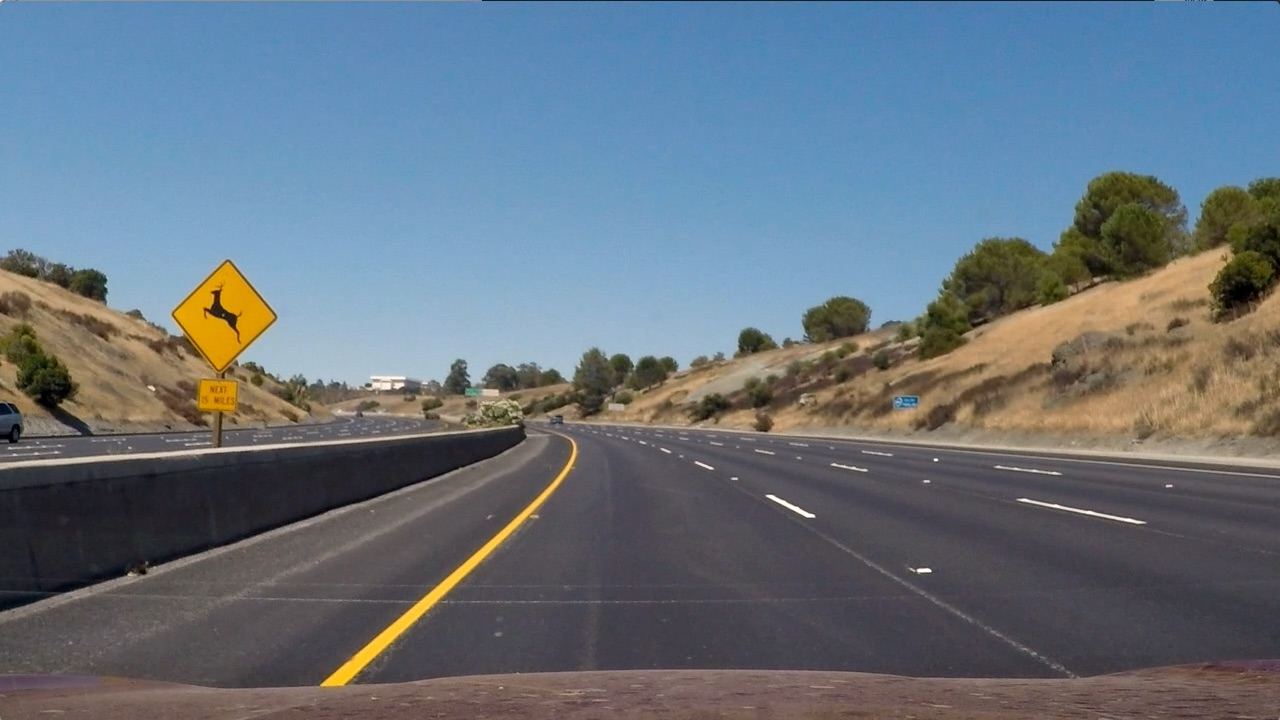
#> input picture cv/src/resources/curve_1.jpg, 1280 x 720 px
$ python second_order_lane_recognizer.py   (older library calls are emulated)
#> lines starting #> are read from the running program, lines starting #| are printed output that depends on the picture; after the words box and inside, x2 and y2 are one past the last pixel; in counts of white or black regions, pixels touching at a corner belong together
### cv/src/image_preprocessor.py
import matplotlib.pyplot as plt

from image_warper import *


class ImagePreprocessor(object):
    """
    This aims at recognizing curved lanes;
    """
    DEFAULT_DESTINATION_SIZE = (1280, 720)
    DEFAULT_SOURCE_ROI = np.float32([(0.43, 0.65), (0.58, 0.65), (0.1, 1), (1, 1)])
    DEFAULT_DESTINATION_ROI = np.float32([(0, 0), (1, 0), (0, 1), (1, 1)])

    DEFAULT_GRADIENT_THRESHOLD = (15, 255)
    DEFAULT_SATURATION_THRESHOLD = (100, 255)

    def __init__(self,
                 gradient_threshold=DEFAULT_GRADIENT_THRESHOLD,
                 saturation_threshold=DEFAULT_SATURATION_THRESHOLD):
        self.gradient_threshold = gradient_threshold
        self.saturation_threshold = saturation_threshold

    def process(self, img):
        # May require undistorting the image
        hls_channels: list = ImagePreprocessor.convert_to_hls(img)
        sobel = ImagePreprocessor.sobel_edge_detection(hls_channels[1])
        sobel_x_binary = self.apply_gradient_threshold(sobel)
        saturation_binary = self.apply_saturation_gradient(hls_channels[2])
        combined_binary = self.combine_binaries(sobel_x_binary, saturation_binary)

        return combined_binary
        # [5 lines of commented-out code are left out]

    @classmethod
    def convert_to_hls(cls, img):
        hls_img = cv2.cvtColor(img, cv2.COLOR_RGB2HLS)
        h_channel = hls_img[:, :, 0]
        l_channel = hls_img[:, :, 1]
        s_channel = hls_img[:, :, 2]
        return [h_channel, l_channel, s_channel]

    @classmethod
    def sobel_edge_detection(cls, lightness):
        """
        Getting the edges based on Sobel,
        assumption: Lightness does differ from road to lane/non road
        """
        ddepth_datatype = cv2.CV_64F  # Allows to detect both edges, alternatively use cv2.CV8U
        sobel_x_derivative = cv2.Sobel(lightness, ddepth_datatype, 1, 1)
        absolute_sobel_x = np.absolute(sobel_x_derivative)
        return np.uint8(255 * absolute_sobel_x / np.max(absolute_sobel_x))

    def apply_gradient_threshold(self, data):
        """
        Convert Sobel scaled derivative into binary image
        """
        gradient_binary = np.zeros_like(data)
        gradient_binary[(data >= self.gradient_threshold[0]) & (data <= self.gradient_threshold[1])] = 1
        return gradient_binary

    def apply_saturation_gradient(self, data):
        """
        If the road is dark, it will have low saturation
        TODO: Will we drive on light brown stones? then this assumption sucks
        """
        saturation_binary = np.zeros_like(data)
        saturation_binary[(data >= self.saturation_threshold[0]) & (data <= self.saturation_threshold[1])] = 1
        return saturation_binary

    def combine_binaries(self, binary_one, binary_two):
        """
        Combines two binaries by OR operator
        TODO: in general, this np.zeros_like is stupid, i guess we can do this directly
        """
        combined_binary = np.zeros_like(binary_one)
        combined_binary[(binary_one == 1) | (binary_two == 1)] = 1
        return combined_binary

    # [7 lines left out: function plot_warp_result, not called in this run]

# img = cv2.imread('resources/curve_1.jpg')
# CurvedLaneRecognizer().process(img)

### cv/src/image_warper.py
import numpy as np
import cv2

class ImageWarper(object):
    """
    Warps binary image into bird-view
    """
    DEFAULT_DESTINATION_SIZE = (1280, 720)
    DEFAULT_SOURCE_ROI = np.float32([(0.43, 0.65), (0.58, 0.65), (0.1, 1), (1, 1)])
    DEFAULT_DESTINATION_ROI = np.float32([(0, 0), (1, 0), (0, 1), (1, 1)])

    @classmethod
    def warp(cls, img,
                              destination_size=DEFAULT_DESTINATION_SIZE,
                              source_roi_proportion=DEFAULT_SOURCE_ROI,
                              destination_roi_proportion=DEFAULT_DESTINATION_ROI
                              ):
        """
        Warps an image according to the specified ROIs (if any)
        :param img: Binary image to be processed
        :param destination_size: size of output image
        :param source_roi_proportion
        :param destination_roi_proportion
        :return: warped image
        """
        source_size = np.float32([(img.shape[1], img.shape[0])])
        source_roi = source_roi_proportion * source_size
        destination_roi = destination_roi_proportion * np.float32(destination_size)
        transformation_matrix = cv2.getPerspectiveTransform(source_roi, destination_roi)
        return cv2.warpPerspective(img, transformation_matrix, destination_size)

### cv/src/lane_recognizer.py
from typing import List

import cv2
import numpy as np


class LaneRecognizer(object):
    DEBUG = False

    DEFAULT_METERS_PER_PIXEL_X = 3.7 / 720
    DEFAULT_METERS_PER_PIXEL_Y = 30.5 / 720

    def __init__(self,
                 meters_per_pixel_x=DEFAULT_METERS_PER_PIXEL_X,
                 meters_per_pixel_y=DEFAULT_METERS_PER_PIXEL_Y
                 ):
        self.left = [[], [], []]
        self.right = [[], [], []]

        self.right_fitted_curve: List[float] = [0.0]
        self.left_fitted_curve: List[float] = [0.0]

        self.meters_per_pixel_x = meters_per_pixel_x
        self.meters_per_pixel_y = meters_per_pixel_y

    def sliding_window(self, img, n_windows=9, window_margin=150,
                       minpix=1, draw_windows=True):
        image_height = img.shape[0]
        image_width = img.shape[1]

        left_fit = np.empty(3)
        right_fit = np.empty(3)
        out_img = np.dstack((img, img, img)) * 255

        # Find starting points
        histogram = self.calculate_histogram(img)
        img_middle = int(histogram.shape[0] / 2)
        left_starting_point = np.argmax(histogram[:img_middle])
        right_starting_point = np.argmax(histogram[img_middle:]) + img_middle

        # Set height of windows
        window_height = np.int(image_height / n_windows)

        # Identify x and y positions of nonzero pixels
        nonzero = img.nonzero()
        nonzero_y_pixels = np.array(nonzero[0])
        nonzero_x_pixels = np.array(nonzero[1])

        # TODO: set values directly?
        current_left_x_position = left_starting_point
        current_right_x_position = right_starting_point

        left_lane_pixels = []
        right_lane_pixels = []

        for window in range(n_windows):
            window_y_lower_boundry = image_height - (window + 1) * window_height
            window_y_upper_boundry = image_height - window * window_height
            window_x_left_lower = current_left_x_position - window_margin
            window_x_left_upper = current_left_x_position + window_margin
            window_x_right_lower = current_right_x_position - window_margin
            window_x_right_upper = current_right_x_position + window_margin

            if LaneRecognizer.DEBUG:
                cv2.rectangle(out_img, (window_x_left_lower, window_y_lower_boundry),
                              (window_x_left_upper, window_y_upper_boundry), (100, 225, 225), 3)
                cv2.rectangle(out_img, (window_x_right_lower, window_y_lower_boundry),
                              (window_x_right_upper, window_y_upper_boundry), (100, 225, 225), 3)

            # get nonzero areas within window
            non_zero_pixels_left = ((nonzero_y_pixels >= window_y_lower_boundry) &
                                    (nonzero_y_pixels < window_y_upper_boundry) &
                                    (nonzero_x_pixels >= window_x_left_lower) &
                                    (nonzero_x_pixels < window_x_left_upper)
                                    ).nonzero()[0]
            non_zero_pixels_right = ((nonzero_y_pixels >= window_y_lower_boundry) &
                                     (nonzero_y_pixels < window_y_upper_boundry) &
                                     (nonzero_x_pixels >= window_x_right_lower) &
                                     (nonzero_x_pixels < window_x_right_upper)
                                     ).nonzero()[0]

            left_lane_pixels.append(non_zero_pixels_left)
            right_lane_pixels.append(non_zero_pixels_right)

            # Recenter next window
            # TODO: Mean is probably not the way to go here
            if len(non_zero_pixels_left) > minpix:
                current_left_x_position = np.int(np.mean(nonzero_x_pixels[non_zero_pixels_left]))
            if len(non_zero_pixels_right) > minpix:
                current_right_x_position = np.int(np.mean(nonzero_x_pixels[non_zero_pixels_right]))

        left_lane_pixels = np.concatenate(left_lane_pixels)
        right_lane_pixels = np.concatenate(right_lane_pixels)

        # Extract pixel positions
        left_x_lane_pixels = nonzero_x_pixels[left_lane_pixels]
        left_y_lane_pixels = nonzero_y_pixels[left_lane_pixels]
        right_x_lane_pixels = nonzero_x_pixels[right_lane_pixels]
        right_y_lane_pixels = nonzero_y_pixels[right_lane_pixels]

        # Fit second order polinomial
        left_fit = np.polyfit(left_y_lane_pixels, left_x_lane_pixels, 2)
        right_fit = np.polyfit(right_y_lane_pixels, right_x_lane_pixels, 2)

        # TODO: Maybe do a mean over past 10 polynomials, otherwise remove block
        self.left[0].append(left_fit[0])
        self.left[1].append(left_fit[1])
        self.left[2].append(left_fit[2])

        self.right[0].append(right_fit[0])
        self.right[1].append(right_fit[1])
        self.right[2].append(right_fit[2])

        # Generate x and y values for plotting
        ploty = np.linspace(0, image_height - 1, image_height)
        self.left_fitted_curve = left_fit[0] * ploty ** 2 + left_fit[1] * ploty + left_fit[2]
        self.right_fitted_curve = right_fit[0] * ploty ** 2 + right_fit[1] * ploty + right_fit[2]

        if LaneRecognizer.DEBUG:
            out_img[nonzero_y_pixels[left_lane_pixels], nonzero_x_pixels[left_lane_pixels]] = [255, 0, 100]
            out_img[nonzero_y_pixels[right_lane_pixels], nonzero_x_pixels[right_lane_pixels]] = [0, 0, 255]

        if LaneRecognizer.DEBUG:
            cv2.imshow("out", out_img)
            cv2.waitKey(0)

    def calculate_histogram(self, img):
        lower_half_img = img[img.shape[0] // 2:, :]
        return np.sum(lower_half_img, axis=0)

    def fit_polynom_to_lane(self, starting_poinnt):
        pass

    def fit_curve_worldspace(self, img):
        img_height: int = img.shape[0]
        lowest_y_pixel: float = img_height - 1  # "closest y pixel of curve to current position"
        curve_pixels_y: np.ndarray = np.linspace(0, lowest_y_pixel, img_height)

        # Fit polynomial in wolrld space
        left_fit_curve = np.polyfit(curve_pixels_y * self.meters_per_pixel_y,
                                    self.left_fitted_curve * self.meters_per_pixel_x,
                                    2)
        right_fit_curve = np.polyfit(curve_pixels_y * self.meters_per_pixel_y,
                                     self.right_fitted_curve * self.meters_per_pixel_x,
                                     2)

        # Calculate radii
        left_curve_radius = ((1 + (2 * left_fit_curve[0] * lowest_y_pixel * self.meters_per_pixel_y + left_fit_curve[
            1]) ** 2) ** 1.5) / np.absolute((2 * left_fit_curve[0]))
        right_fit_radius = ((1 + (2 * right_fit_curve[0] * lowest_y_pixel * self.meters_per_pixel_y + right_fit_curve[
            1]) ** 2) ** 1.5) / np.absolute((2 * right_fit_curve[0]))

        #  get center
        car_position = img.shape[1] / 2  # car assumed to be in the middle of image
        l_fit_x_int = left_fit_curve[0] * img.shape[0] ** 2 + left_fit_curve[1] * img.shape[0] + left_fit_curve[2]
        r_fit_x_int = right_fit_curve[0] * img.shape[0] ** 2 + right_fit_curve[1] * img.shape[0] + right_fit_curve[2]
        lane_center = (r_fit_x_int + l_fit_x_int) / 2
        center = (car_position - lane_center) * self.meters_per_pixel_x / 10
        return (left_curve_radius, right_fit_radius, center)

    def draw_lanes(self, img):
        ploty = np.linspace(0, img.shape[0] - 1, img.shape[0])
        color_img = np.zeros_like(img)

        left = np.array([np.transpose(np.vstack([self.left_fitted_curve, ploty]))])
        right = np.array([np.flipud(np.transpose(np.vstack([self.right_fitted_curve, ploty])))])
        points = np.hstack((left, right))

        cv2.fillPoly(color_img, np.int_(points), (0, 200, 255))
        inv_perspective = self.inv_perspective_warp(color_img)
        inv_perspective = cv2.addWeighted(img, 1, inv_perspective, 0.7, 0)
        return inv_perspective

    # TODO: DOES NOT BELONG HERE
    def inv_perspective_warp(self, img,
                             dst_size=(1280, 720),
                             src=np.float32([(0, 0), (1, 0), (0, 1), (1, 1)]),
                             dst=np.float32([(0.43, 0.65), (0.58, 0.65), (0.1, 1), (1, 1)])):
        img_size = np.float32([(img.shape[1], img.shape[0])])
        src = src * img_size
        # For destination points, I'm arbitrarily choosing some points to be
        # a nice fit for displaying our warped result
        # again, not exact, but close enough for our purposes
        dst = dst * np.float32(dst_size)
        # Given src and dst points, calculate the perspective transform matrix
        M = cv2.getPerspectiveTransform(src, dst)
        # Warp the image using OpenCV warpPerspective()
        warped = cv2.warpPerspective(img, M, dst_size)
        return warped

### cv/src/second_order_lane_recognizer.py
import time

import cv2
import matplotlib.pyplot as plt
import numpy as np

from image_preprocessor import ImagePreprocessor
from image_warper import ImageWarper
from lane_recognizer import LaneRecognizer


class SecondOrderLaneRecognizer(object):

    def __init__(self):
        self.image_preprocessor: ImagePreprocessor = ImagePreprocessor()
        self.image_warper: ImageWarper = ImageWarper()
        self.lane_recognizer: LaneRecognizer = LaneRecognizer()
        self.img = None

    def process(self, img):
        start_time = time.time()
        edges_image = self.image_preprocessor.process(img)
        warped_image = self.image_warper.warp(edges_image)
        self.lane_recognizer.sliding_window(warped_image)
        self.img = img
        print("Image processed in ", time.time() - start_time, "s")
        return self

    def get_curve_radius(self):
        return self.lane_recognizer.fit_curve_worldspace(self.img)

    def visualize_lane(self):
        lanes = self.lane_recognizer.draw_lanes(self.img)
        curverad = self.get_curve_radius()
        lane_curve = np.mean([curverad[0], curverad[1]])

        font = cv2.FONT_HERSHEY_SIMPLEX
        fontColor = (0, 0, 0)
        fontSize = 0.5
        cv2.putText(lanes, 'Lane Curvature: {:.0f} m'.format(lane_curve), (570, 620), font, fontSize, fontColor, 2)
        cv2.putText(lanes, 'Vehicle offset: {:.4f} m'.format(curverad[2]), (570, 650), font, fontSize, fontColor, 2)
        return lanes


# Simplistic approach for testing
if __name__ == "__main__":
    mode = "picture"

    if mode == "picture":
        img = cv2.imread('resources/curve_1.jpg')
#> img is the input picture: shape (720, 1280, 3); mean B, G, R 125.5, 114.6, 102.8
        # img = cv2.imread('resources/road_with_fixes.jpg')
        # img = cv2.imread('resources/light_curve_2.jpg')
        secondOrderLaneRecognizer = SecondOrderLaneRecognizer().process(img)
#> in convert_to_hls, `s_channel = hls_img[:, :, 2]`:
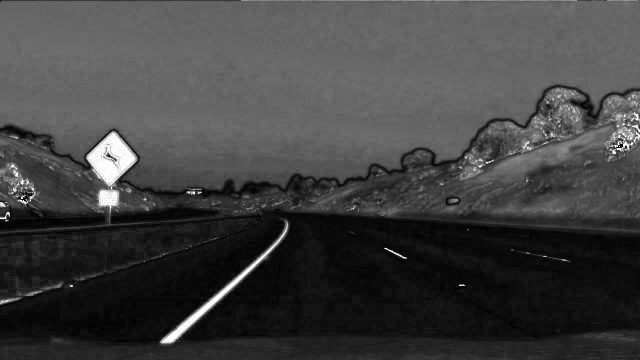
#> s_channel: shape (720, 1280) (shown at 1/2 size); min 0, max 255, mean 64.8
#> in process, `hls_channels: list = ImagePreprocessor.convert_to_hls(img)`: hls_channels = 3 items
#> in process, `sobel_x_binary = self.apply_gradient_threshold(sobel)`:
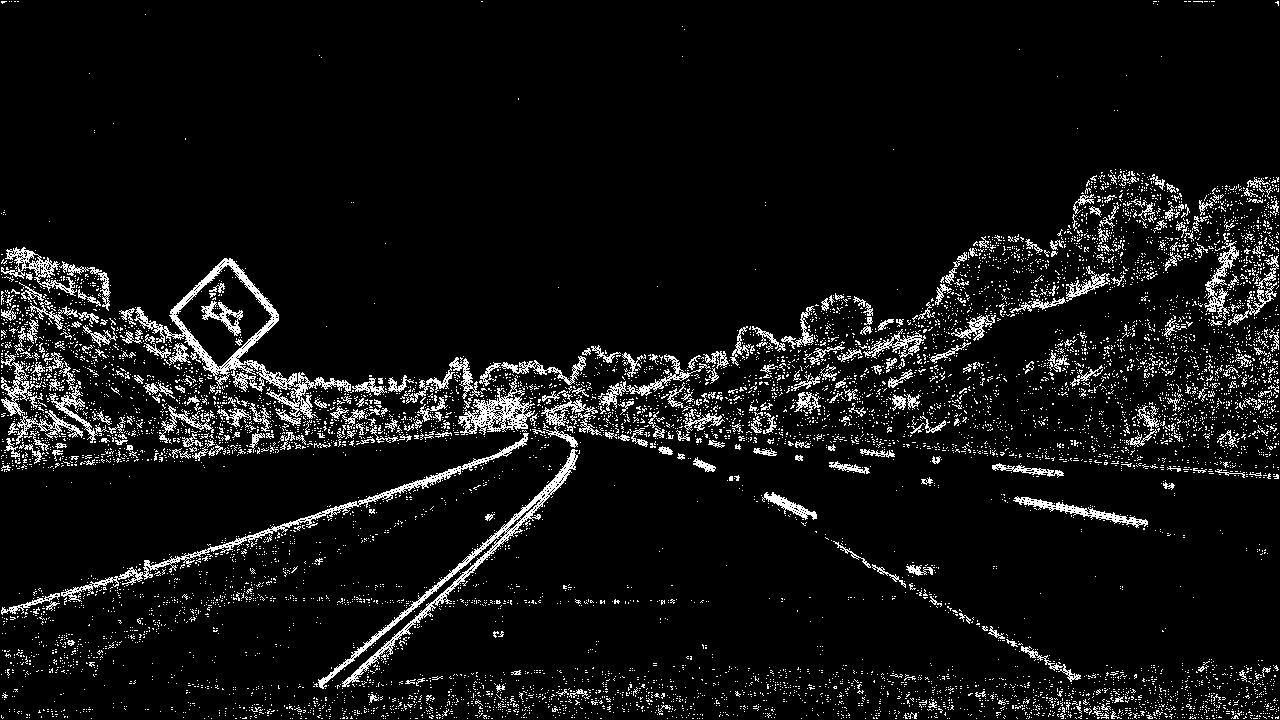
#> sobel_x_binary: shape (720, 1280); values 0 (black) and 1 (white), 7% white in thin lines or dots
#> in process, `combined_binary = self.combine_binaries(sobel_x_binary, saturation_bin..`:
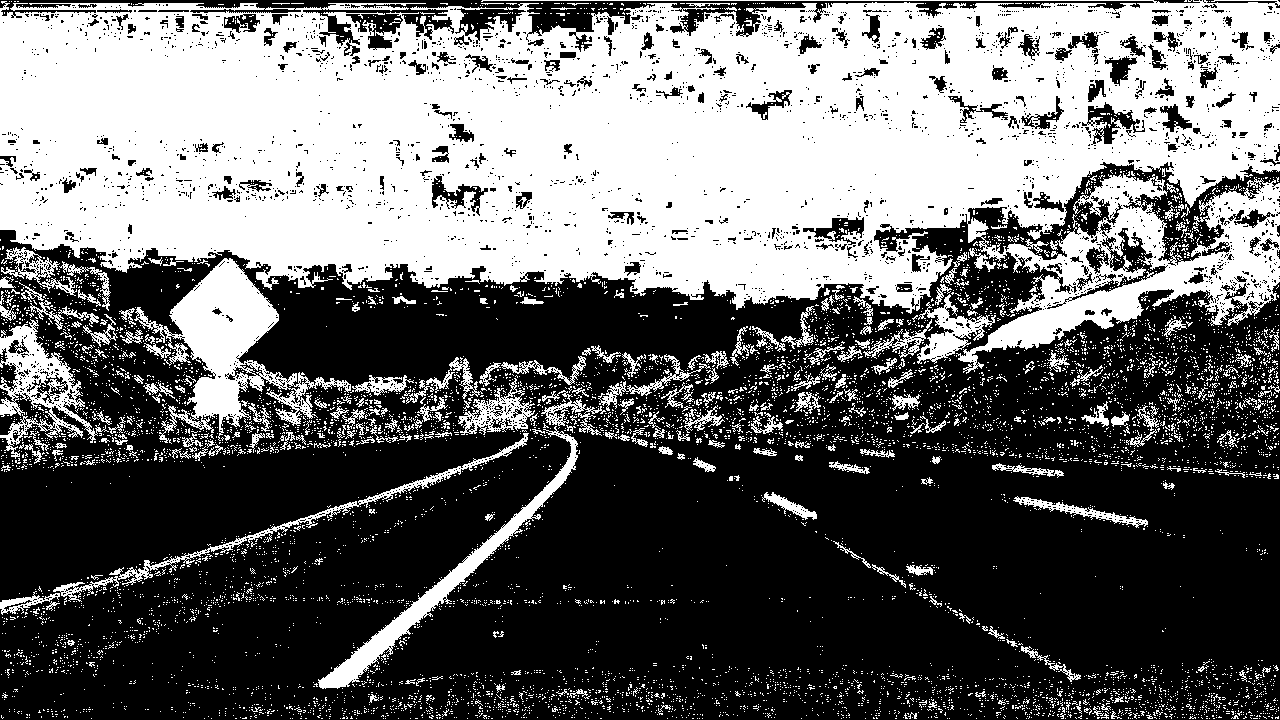
#> combined_binary: shape (720, 1280); values 0 (black) and 1 (white), 41.7% white; 8171 white regions (7856 under 20 px), largest, box (x1, y1, x2, y2) and area: (0, 0, 1280, 374) 310863, (134, 258, 351, 444) 12008, (318, 426, 578, 689) 5426
#> in warp, `source_roi = source_roi_proportion * source_size`: source_roi = [[550.4, 468], [742.4, 468], [128, 720], [1280, 720]]
#> in warp, `destination_roi = destination_roi_proportion * np.float32(destination_..`: destination_roi = [[0, 0], [1280, 0], [0, 720], [1280, 720]]
#> in warp, `transformation_matrix = cv2.getPerspectiveTransform(source_roi, destin..`: transformation_matrix = [[-0.805, -1.35, 1074], [-5.33e-16, -2.07, 968.3], [-6.72e-19, -0.00239, 1]]
#> in calculate_histogram, `lower_half_img = img[img.shape[0] // 2:, :]`:
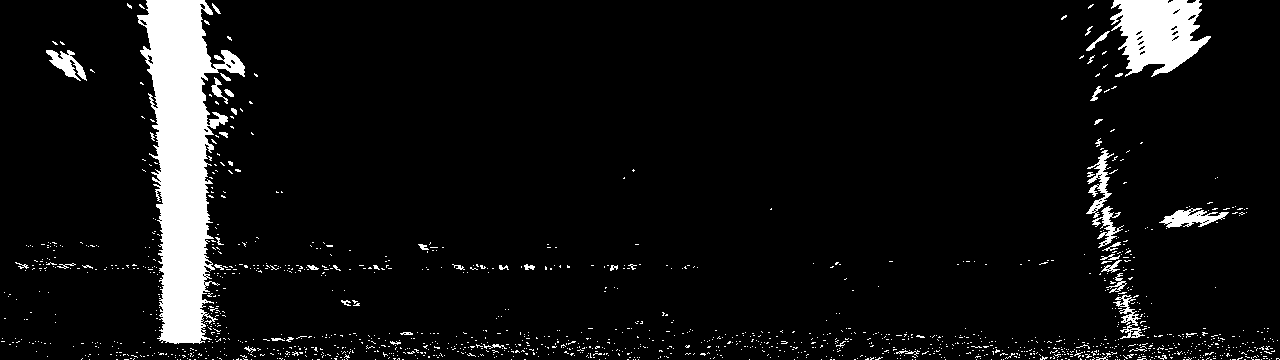
#> lower_half_img: shape (360, 1280); values 0 (black) and 1 (white), 6.8% white; 1465 white regions (1414 under 20 px), largest, box (x1, y1, x2, y2) and area: (137, 0, 245, 344) 18058, (1110, 0, 1211, 77) 5013, (1159, 208, 1229, 228) 691
#> in sliding_window, `histogram = self.calculate_histogram(img)`: histogram = 1280 values, max 349 at index 190, min 0 at index 0, mean 24.59
#> (the rest of the program and of its run is left out)
